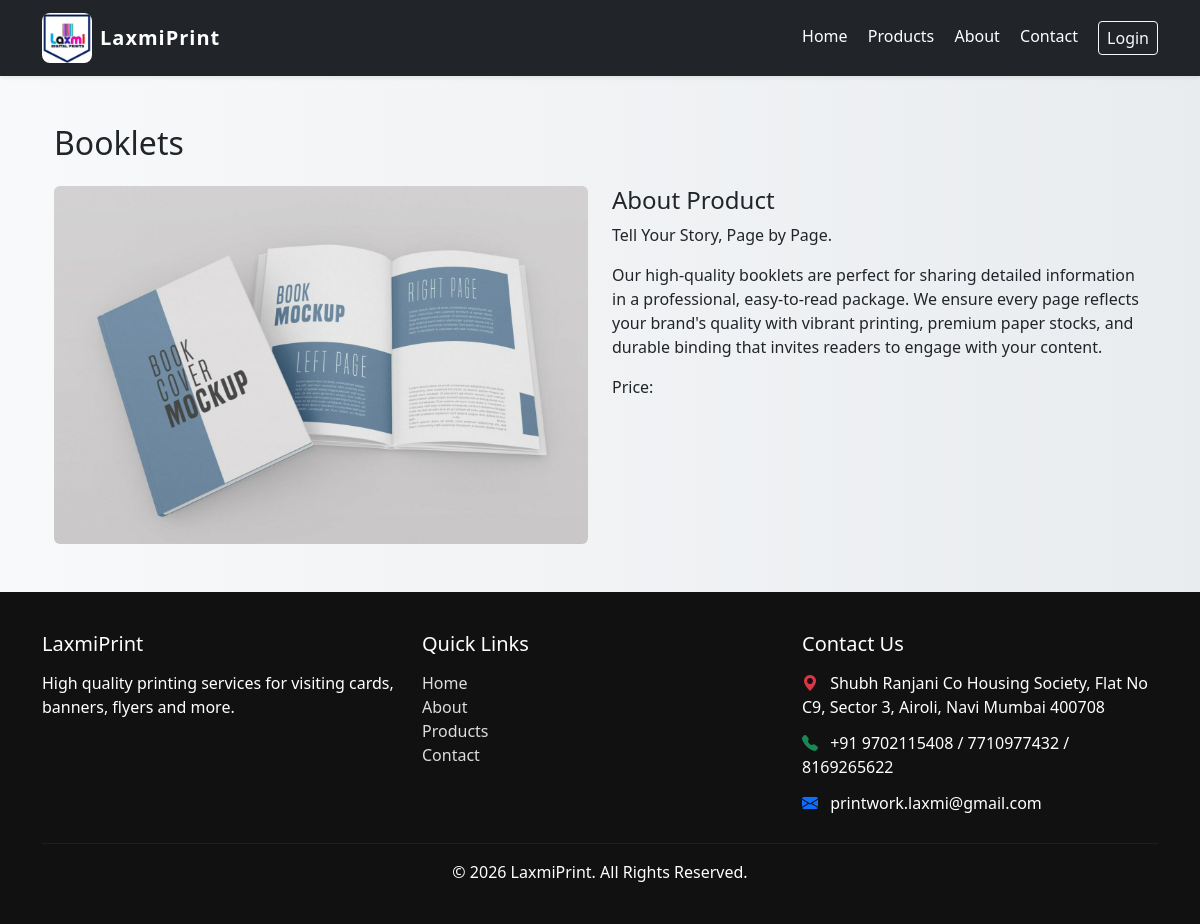
/product_details/9, run on the app's committed database.
### tables this page shows
CREATE TABLE products (
        id INTEGER PRIMARY KEY AUTOINCREMENT,
        name TEXT,
        description TEXT,
        image TEXT
    , specifications TEXT, price TEXT);

### app.py (the view)
@app.route("/product_details/<int:id>")
def product_details(id):
    conn = get_db_connection()
    product = conn.execute(
        "SELECT * FROM products WHERE id=?", (id,)
    ).fetchone()
    conn.close()
    return render_template("product_details.html", product=product)

### app.py (called while the page is built)
def get_db_connection():
    DB_PATH = os.path.join(os.getcwd(), "database.db")
    conn = sqlite3.connect(DB_PATH)
    conn.row_factory = sqlite3.Row
    return conn

### templates/product_details.html
    {% extends "base.html" %}
{% block content %}
<div class="container mt-5">
<h2 class="mb-4">{{ product.name }}</h2>
<div class="row">
<div class="col-md-6">
<img src="{{ url_for('static', filename='uploads/' + product.image) }}"
class="img-fluid rounded">
</div>
<div class="col-md-6">
<h4>About Product</h4>
<p>{{ product.description }}</p>
<p>{{ product.specifications }}</p>
<p>Price:{{ product.price }}</p>
</div>
</div>
</div>
{% endblock %}

### static/css/style.css (style rules this page uses)
body { font-family: Arial; background: linear-gradient(to right, #f8f9fa, #e9ecef); }

### data on the page
products: name "Booklets", image (picture), description "Tell Your Story, Page by Page.", specifications "Our high-quality booklets are perfect for sharing detailed information in a professional, easy-to-read package. We ensure every page reflects your brand's quality with vibrant printing, premium paper stocks, and durable binding that invites readers to engage with your content."
